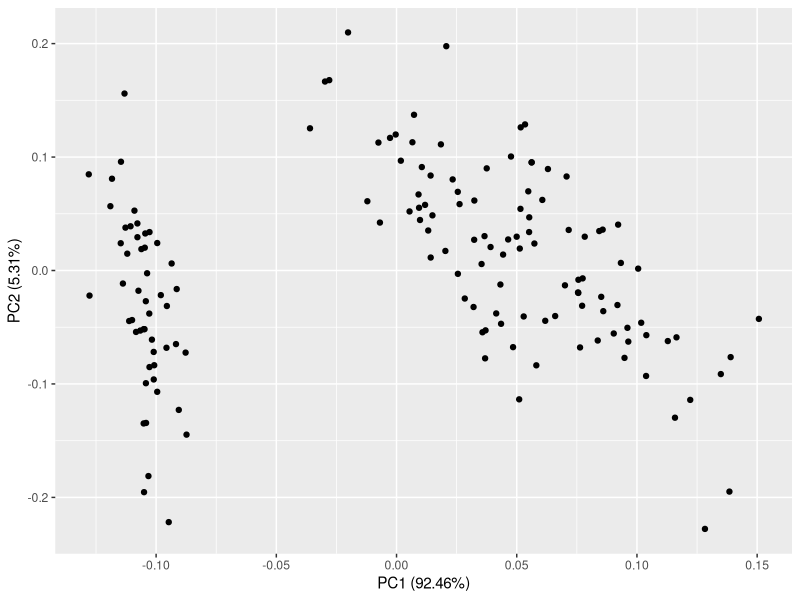
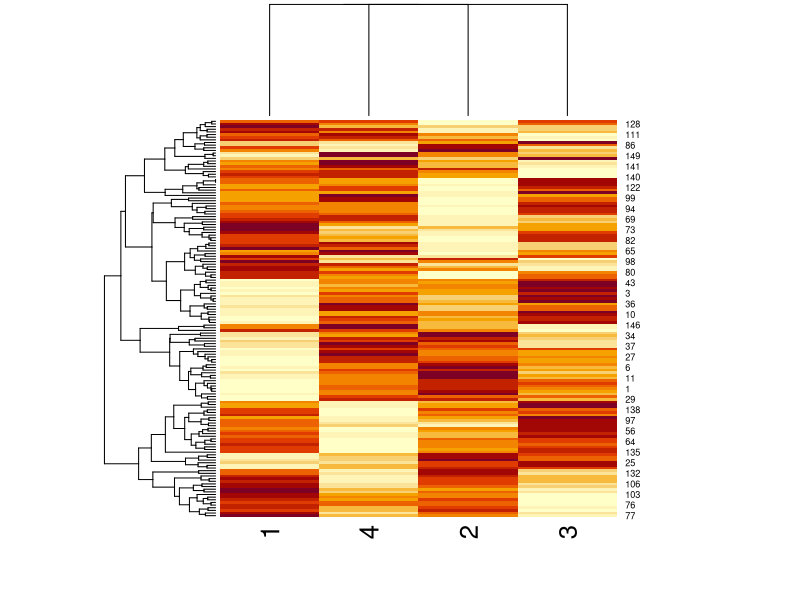
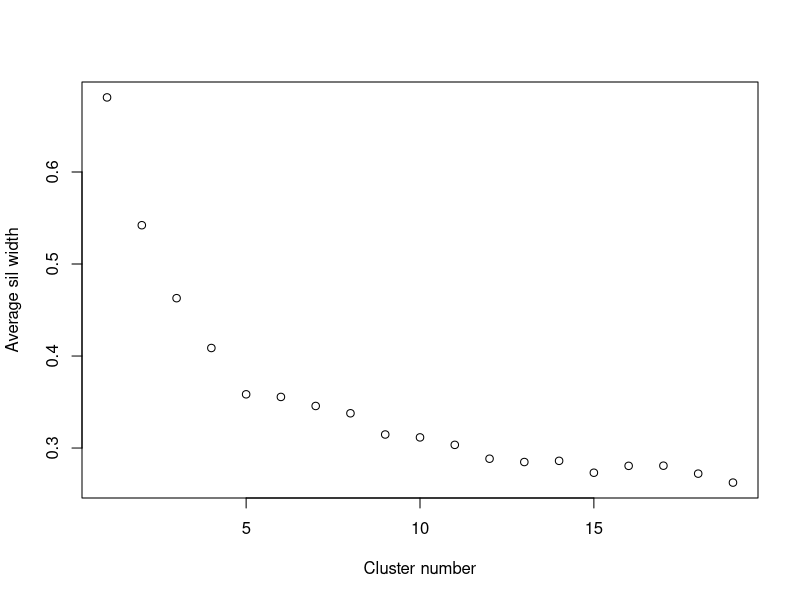
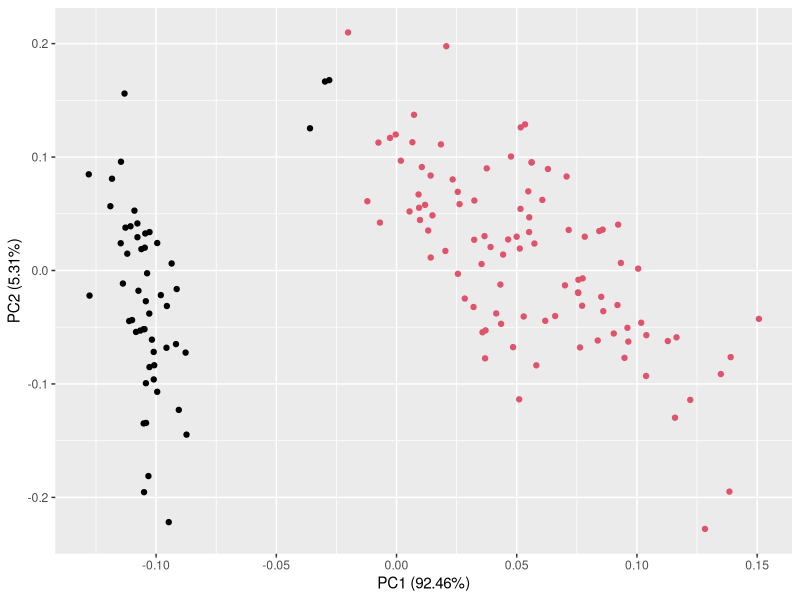
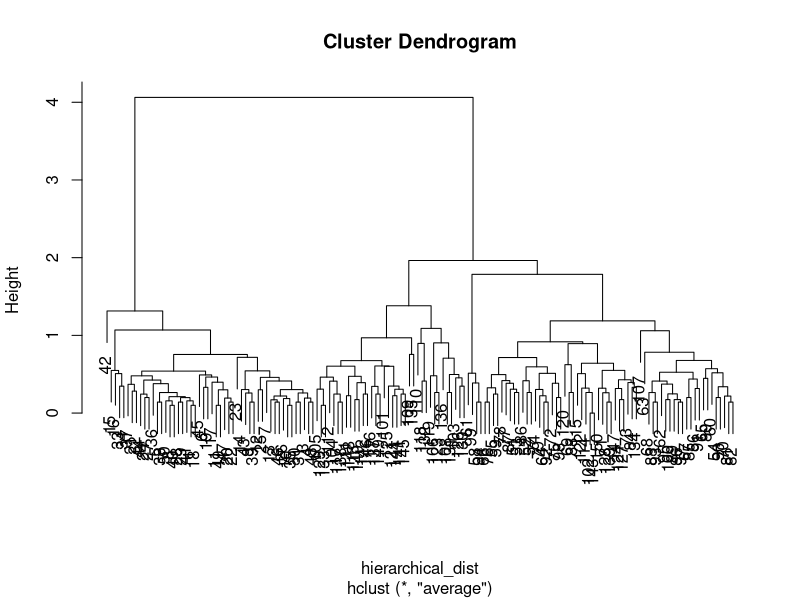
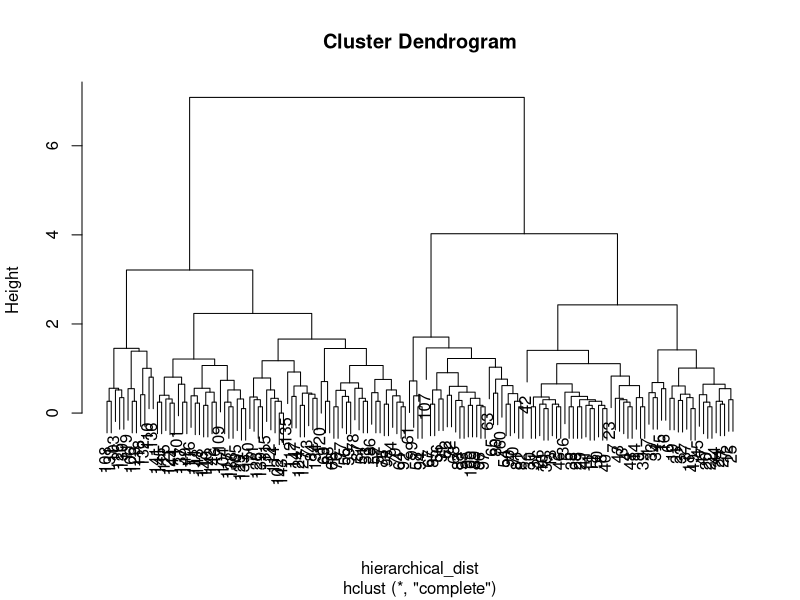
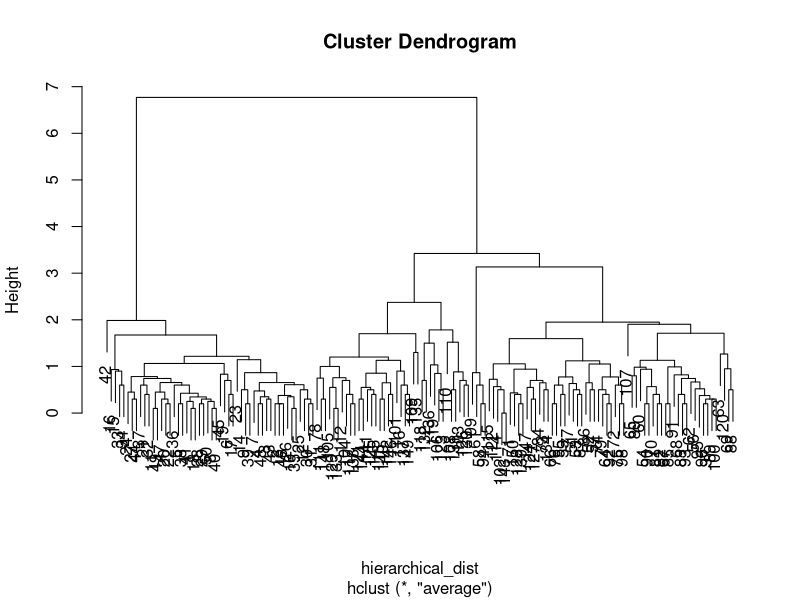
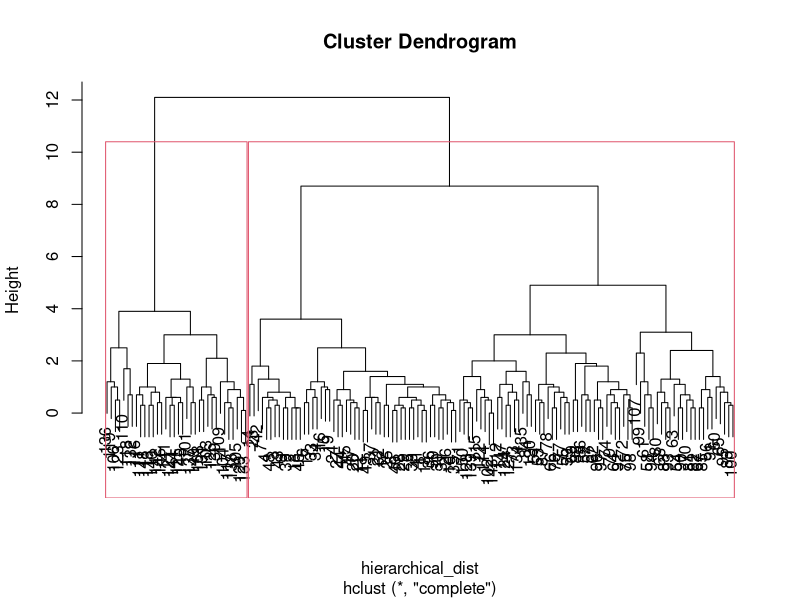

Recreate these plots in R, in order.
## ---- chunk 1
knitr::opts_chunk$set(echo = TRUE, eval = T)
## ---- chunk 2
rm(list = ls(all.names = TRUE))
library(ggplot2)
library(tidyverse)
library(ggfortify)
library(fastICA)
data(iris)
## ---- chunk 3
iris_subset <- iris[c('Sepal.Length', 'Sepal.Width', 'Petal.Length','Petal.Width')]
## ---- chunk 4
# find two point in the data that are most distant make them the initial centroids
d = as.matrix(dist(iris_subset))
cood = which(d == max(d), arr.ind = TRUE)
centroids = rbind(iris_subset[cood[1],], iris_subset[cood[2],])
print(centroids)
## ---- chunk 5
# assign the point to cluster with closer centroid(first iteration)
cluster_one = c()
cluster_two = c()
for (i in 1:150){
  dist_one = dist(rbind(centroids[1,],iris_subset[i,]), method = "euclidean")[1]
  dist_two = dist(rbind(centroids[2,],iris_subset[i,]), method = "euclidean")[1]
  if (dist_one < dist_two){
    cluster_one = rbind(cluster_one, iris_subset[i,])
  }else {
    cluster_two = rbind(cluster_two, iris_subset[i,])
  }
}
nrow(cluster_one)
nrow(cluster_two)
## ---- chunk 6
# recalculate the centroids 
centroids = rbind(t(as.matrix(colMeans(cluster_one))),t(as.matrix(colMeans(cluster_two))))
print(centroids)
# and again assign the point to cluster with closer centroid(second iteration)
cluster_one = c()
cluster_two = c()
for (i in 1:150){
  dist_one = dist(rbind(centroids[1,],iris_subset[i,]), method = "euclidean")[1]
  dist_two = dist(rbind(centroids[2,],iris_subset[i,]), method = "euclidean")[1]
  if (dist_one < dist_two){
    cluster_one = rbind(cluster_one, iris_subset[i,])
  }else {
    cluster_two = rbind(cluster_two, iris_subset[i,])
  }
}
nrow(cluster_one)
nrow(cluster_two)
## ---- chunk 7
pca_iris = prcomp(iris_subset)
autoplot(pca_iris)
## ---- chunk 8
a <- fastICA(iris_subset, 4, alg.typ = "parallel", fun = "logcosh", alpha = 1,
             method = "R", row.norm = FALSE, maxit = 200,
             tol = 0.0001, verbose = TRUE)
heatmap(a$S)
## ---- chunk 9
library(cluster)
sil_avg_width = c()
for (k in 2:20){
  avg_width = 0
  for (i in 1:10){
      a <- kmeans(iris_subset, k, iter.max = 10000, 
       algorithm = c("Hartigan-Wong", "Lloyd", "Forgy",
                     "MacQueen"), trace=FALSE)
      b <- silhouette(a$cluster, dist(iris_subset))
      avg_width <- avg_width +summary(b)$avg.width
  }
  sil_avg_width <- c(sil_avg_width, avg_width/10)
}
plot(sil_avg_width,xlab = "Cluster number", ylab = "Average sil width")
## ---- chunk 10
a <- kmeans(iris_subset, 2, iter.max = 10000, 
       algorithm = c("Hartigan-Wong", "Lloyd", "Forgy",
                     "MacQueen"), trace=FALSE)
a$cluster
## ---- chunk 11
pca_iris = prcomp(iris_subset)

autoplot(prcomp(iris_subset), data = iris, colour = a$cluster)
## ---- chunk 12
hierarchical_dist <- dist(iris_subset, method = "euclidean")
tree1 <- hclust(hierarchical_dist, method="average")
plot(tree1)
tree2 <- hclust(hierarchical_dist, method="complete")
plot(tree2)
hierarchical_dist <- dist(iris_subset, method = "manhattan")
tree3 <- hclust(hierarchical_dist, method="average")
plot(tree3)
tree4 <- hclust(hierarchical_dist, method="complete")
plot(tree4)
rect.hclust(tree4, k = 2, h = NULL)
cutree(tree4, 2)

plot(tree4)
rect.hclust(tree4, k = 3, h = NULL)
cutree(tree4, 3)

plot(tree4)
rect.hclust(tree4, k = 4, h = NULL)
cutree(tree4, 4)

autoplot(prcomp(iris_subset), colour = cutree(tree1, 2))
autoplot(prcomp(iris_subset), colour = cutree(tree2, 2))
autoplot(prcomp(iris_subset), colour = cutree(tree3, 2))
autoplot(prcomp(iris_subset), colour = cutree(tree4, 2))
autoplot(prcomp(iris_subset), colour = cutree(tree4, 3))
autoplot(prcomp(iris_subset), colour = cutree(tree4, 4))
